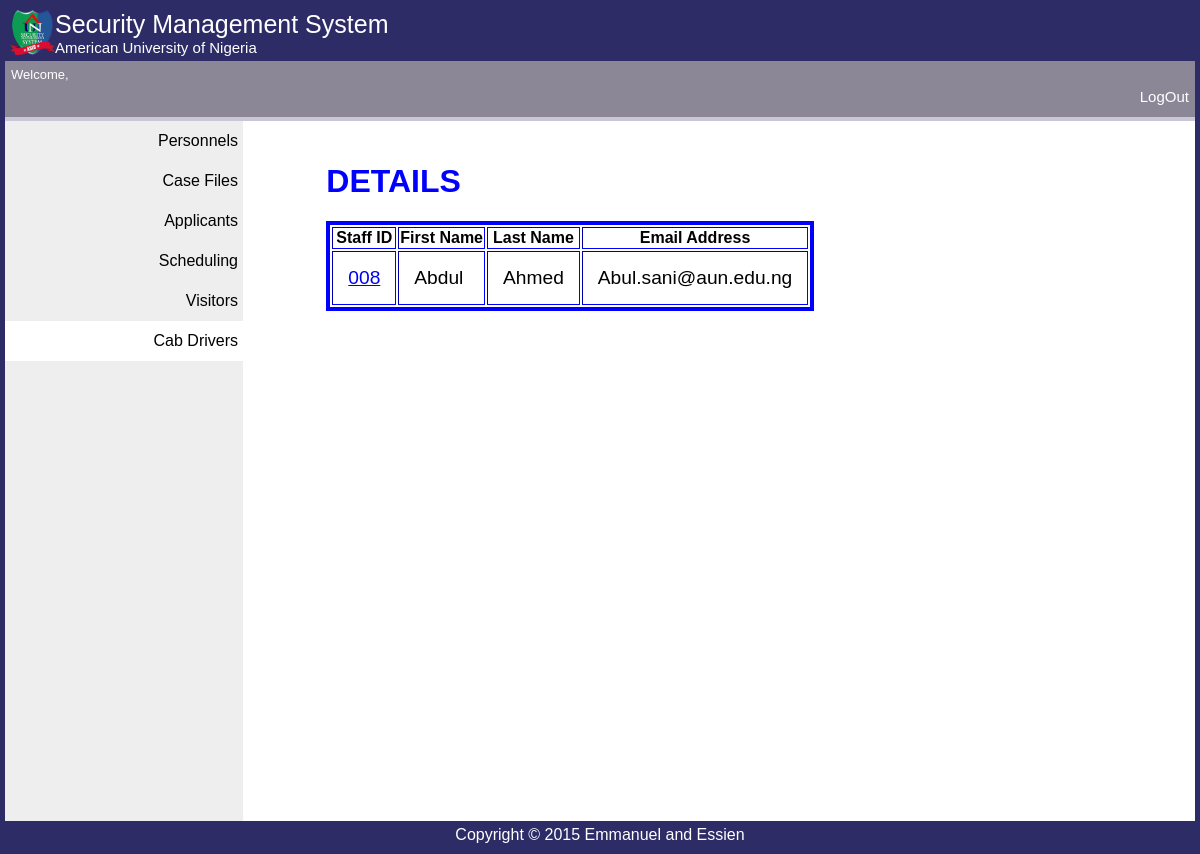
The app's page /old/CSO/view_cab.php with its own data.
### tables this page shows
CREATE TABLE IF NOT EXISTS `cab_driver` (
  `Car_Number` varchar(20) NOT NULL,
  `Car_Type` varchar(45) NOT NULL,
  `Car_color` varchar(45) NOT NULL,
  `License_Plate_Number` varchar(45) NOT NULL,
  `Driver_License` varchar(45) NOT NULL,
  `First_Name` varchar(20) NOT NULL,
  `Middle_Name` varchar(20) NOT NULL,
  `Last_Name` varchar(20) NOT NULL,
  `Gender` varchar(8) NOT NULL,
  `Date_of_Birth` date NOT NULL,
  `Marital_Status` varchar(15) NOT NULL,
  `Religion` varchar(15) NOT NULL,
  `Phone_Number` varchar(15) NOT NULL,
  `Email_Address` varchar(45) NOT NULL,
  `Street` varchar(30) NOT NULL,
  `City` varchar(20) NOT NULL,
  `LGA` varchar(20) NOT NULL,
  `State` varchar(20) NOT NULL,
  `Nationality` varchar(15) NOT NULL,
  `Postal Address` varchar(45) NOT NULL,
  PRIMARY KEY (`Car_Number`),
  UNIQUE KEY `Staff ID_UNIQUE` (`Car_Number`),
  UNIQUE KEY `License Plate Number_UNIQUE` (`License_Plate_Number`),
  UNIQUE KEY `Driver License_UNIQUE` (`Driver_License`)
);

### old/CSO/view_cab.php (the view, shortened to what this page needs)
<!DOCTYPE html>
<html>
<head><title>CSO | ASEC</title>
	<link rel="stylesheet" type="text/css" href="../css/style.custom.css">
</head>
<body>
<div class="header">
<div class="banner">
	<img class="logo" src="../images/bg.png" />
	<p class="textbig">Security Management System</p>
	<p class="textmid">American University of Nigeria<p>
</div>
</div>
<div class="admin">
<p>Welcome,<?php echo "$_SESSION[firstname] $_SESSION[lastname]";?></p>
<a style="text-decoration:none;text-align:right;color:#fff;font-size:15px;"href="../logout.php"><p class="logout">LogOut</p></a></p>
</div>
<div class="nav">
<ul>
  <li><a href="./home.php">Personnels</a></li>
  <li><a href="./student.php">Case Files</a></li>
  <li><a href="./applicants.php">Applicants</a></li>
  <li><a href="./scheduling.php">Scheduling</a></li>
  <li><a href="./vistors.php">Visitors</a></li>
  <li class="select"><a href="./cab.php">Cab Drivers</a></li>
 </ul>
</div>
<div class="content">
	<h1 style='color: blue'>DETAILS</h1>
	<table border='1' style='border:4px solid blue' id="iconTable">
		<tr>
			<th>Staff ID</th>
			<th>First Name</th>
			<th>Last Name</th>
			<th>Email Address</th>
		</tr>
	<?php
    include_once '../includes/db_connect.php';
    $sql = 'SELECT * FROM Cab_Driver';
	$result = $mysqli->query($sql);
	if ($result->num_rows > 0) {
		while($row = $result->fetch_assoc()) {
			echo "<tr><td><a href='./cab_info.php?user_id=".$row['Car_Number']."'>".$row['Car_Number']."</a></td><td>".$row['First_Name']."</td><td>".$row['Last_Name']."</td><td>".$row['Email_Address']."</td>
			</tr>";
		}
	}
?>
	</table>
</div>
<footer>
<div id="footer">
Copyright &copy; 2015 Emmanuel and Essien
</div>
</footer>
</body>
</html>

### old/css/style.custom.css (style rules this page uses)
.header { background-color:#2D2C67; color:white; padding:5px; }
.nav { line-height:30px; background-color:#eeeeee; height:700px; width:20%; float:left; padding:0px; font-family: Tahoma, Geneva, sans-serif; }
#footer { background-color:#2D2C67; font-family: Tahoma, Geneva, sans-serif; color:white; clear:both; text-align:center; padding:5px; }
.textbig { font-size:25px; }
.textmid { font-size:15px; }
.banner { font-family: Copperplate Gothic Light, sans-serif; }
.banner p { margin:0; }
.logo { width:45px; height:45px; float:left; }
.admin { background-color: #8B8796; margin:0; padding:3px; border-bottom: 4px solid #CAC7D4; font-family: Tahoma, Geneva, sans-serif; font-size: 13px; color:#fff; }
.admin p { padding:3px; margin:0; }
body { margin:0; padding:0; border: 5px solid #2d2c67; }
.nav ul { list-style-type: none; margin:0; padding: 0; }
.nav a { display: block; text-decoration: none; text-align: right; border-left-radius: 5px; padding: 5px; color:#000; }
.nav li { margin: 0; padding: 0; }
.select { background-color: #FFF; color: #000; }
.content { font-family: Tahoma, Geneva, sans-serif; margin-left:27%; margin-top:3.5%; }
#iconTable td { padding:15px; font-size:120%; }

### records on screen
cab_driver: Car_Number "008", First_Name "Abdul", Last_Name "Ahmed", Email_Address "Abul.sani@aun.edu.ng"
